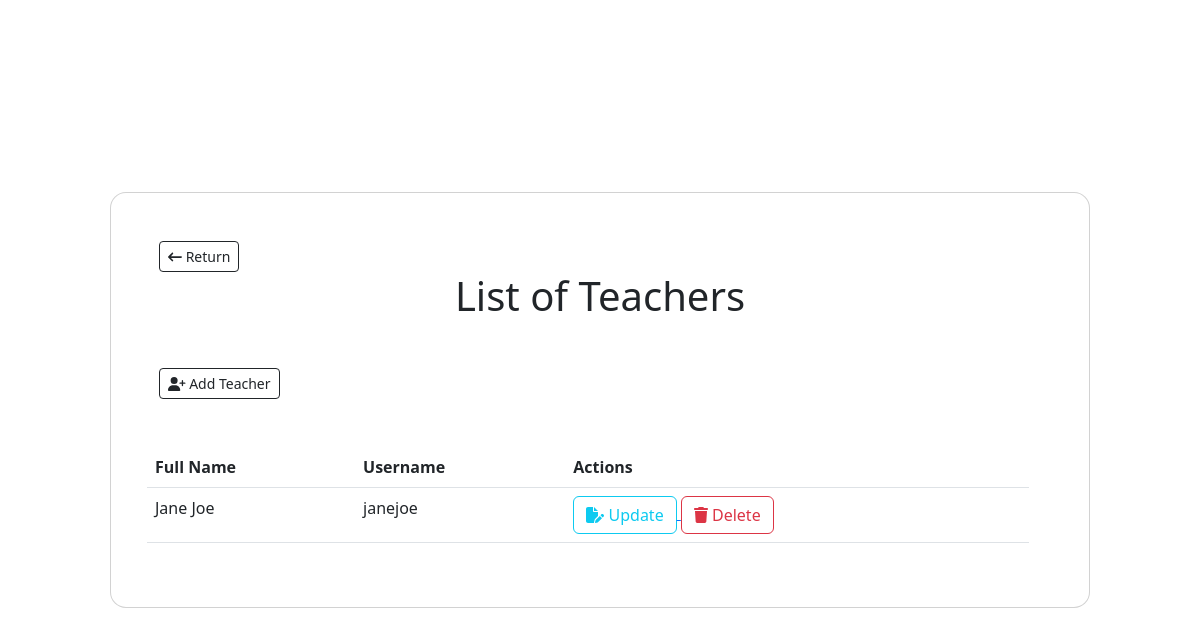
The app's page /teachers (signed in), older data.
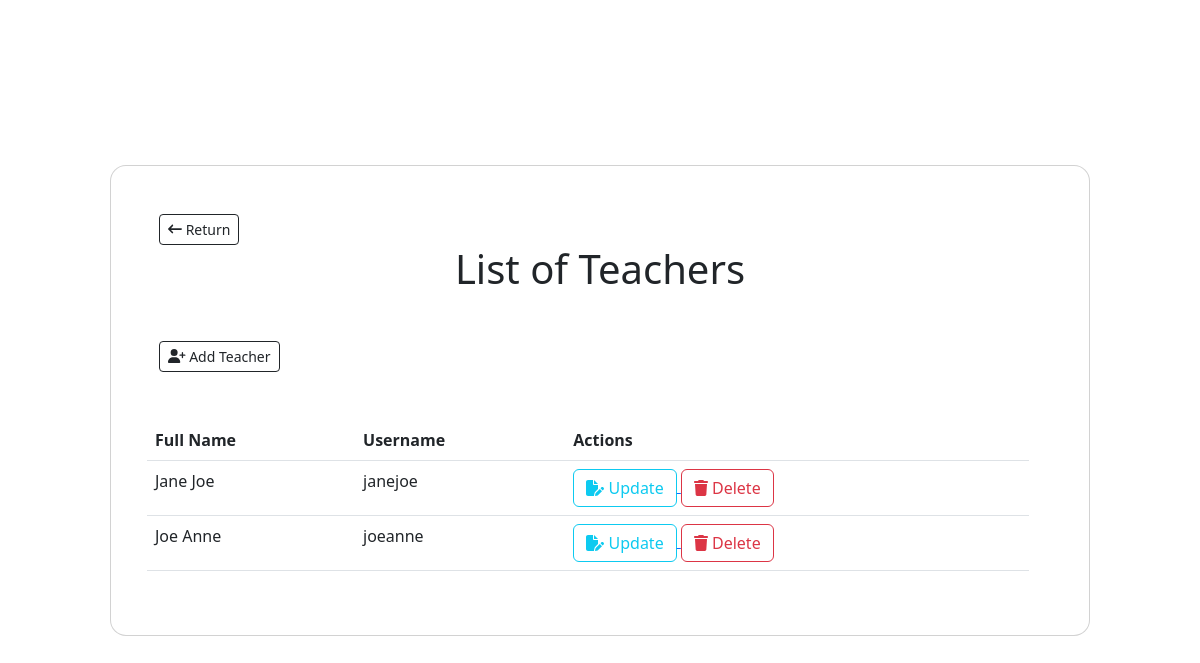
The same page, newer data.
### app.py (models this page shows, shortened)
class User(db.Model, UserMixin):
    __tablename__ = 'user'
    id = db.Column(db.Integer, primary_key=True)
    username = db.Column(db.String(255), unique=True, nullable=False)
    password = db.Column(db.String(255), nullable=False)
    fullname = db.Column(db.String(1000), nullable=False)
    date_added = db.Column(db.Date, default=date.today)

### app.py (the view)
@app.route('/teachers')
@login_required
def teachers():
    teachers = User.query.all()
    return render_template("teachers.html", teachers=teachers)

### app.py (called while the page is built)
@login_manager.user_loader
def load_user(user_id):
    return User.query.get(int(user_id))

### templates/teachers.html (shortened to what this page needs)
{% extends 'base.html' %}
{% block content %}
    <body>
        <section class="sign-in">
            <div class="container-fluid d-flex justify-content-center align-items-center vh-100">
                <div class="col-xl-10">
                    <div class="card" style="border-radius: 1rem;">
                        <div class="card-body p-5">
                                <div class="d-grid d-md-flex justify-content-md-start">
                                    <a href="{{ url_for('admin') }}">
                                        <button type="button" class="btn btn-outline-dark btn-sm"><i class="fa-solid fa-arrow-left-long"></i> Return</button>
                                    </a>
                                </div>
                            <h1 class="card-title mb-5 text-center">List of Teachers</h1>
                            <div class="row">
                                <div class="d-grid d-md-flex justify-content-md-start mb-5">
                                    <a href="{{ url_for('addteacher') }}">
                                        <button type="button" class="btn btn-outline-dark btn-sm"><i class="fa-solid fa-user-plus"></i> Add Teacher</button>
                                    </a>
                                </div>
                                <div class="row">
                                    <table class="table" id="dataTable">
                                        <thead>
                                            <tr>
                                                <th scope="col">
                                                    Full Name
                                                </th>
                                                <th scope="col">
                                                    Username
                                                </th>
                                                <th scope="col">
                                                    Actions
                                                </th>
                                            </tr>
                                        </thead>
                                        <tbody>
                                            {% for teacher in teachers %}
                                                {% if teacher.fullname != 'Admin' %}
                                                    <tr>
                                                        <td scope="row">
                                                            {{ teacher.fullname }}
                                                        </td>
                                                        <td>
                                                            {{ teacher.username }}
                                                        </td>
                                                        <th>
                                                            <a href="">
                                                                <button type="button" class="btn btn-outline-info"><i class="fa-solid fa-file-pen"></i> Update</button>
                                                            </a>
                                                            <a href="">
                                                                <button type="button" class="btn btn-outline-danger"><i class="fa-solid fa-trash"></i> Delete</button>
                                                            </a>
                                                        </th>
                                                    </tr>
                                                {% endif %}
                                            {% endfor %}
                                        </tbody>
                                    </table>
                                </div>
                            </div>
                        </div>
                    </div>
                </div>
            </div>
        </section>
    </body>
{% endblock %}

Row changes from the older to the newer data that the page shows:
added User: fullname "Joe Anne", username "joeanne"
